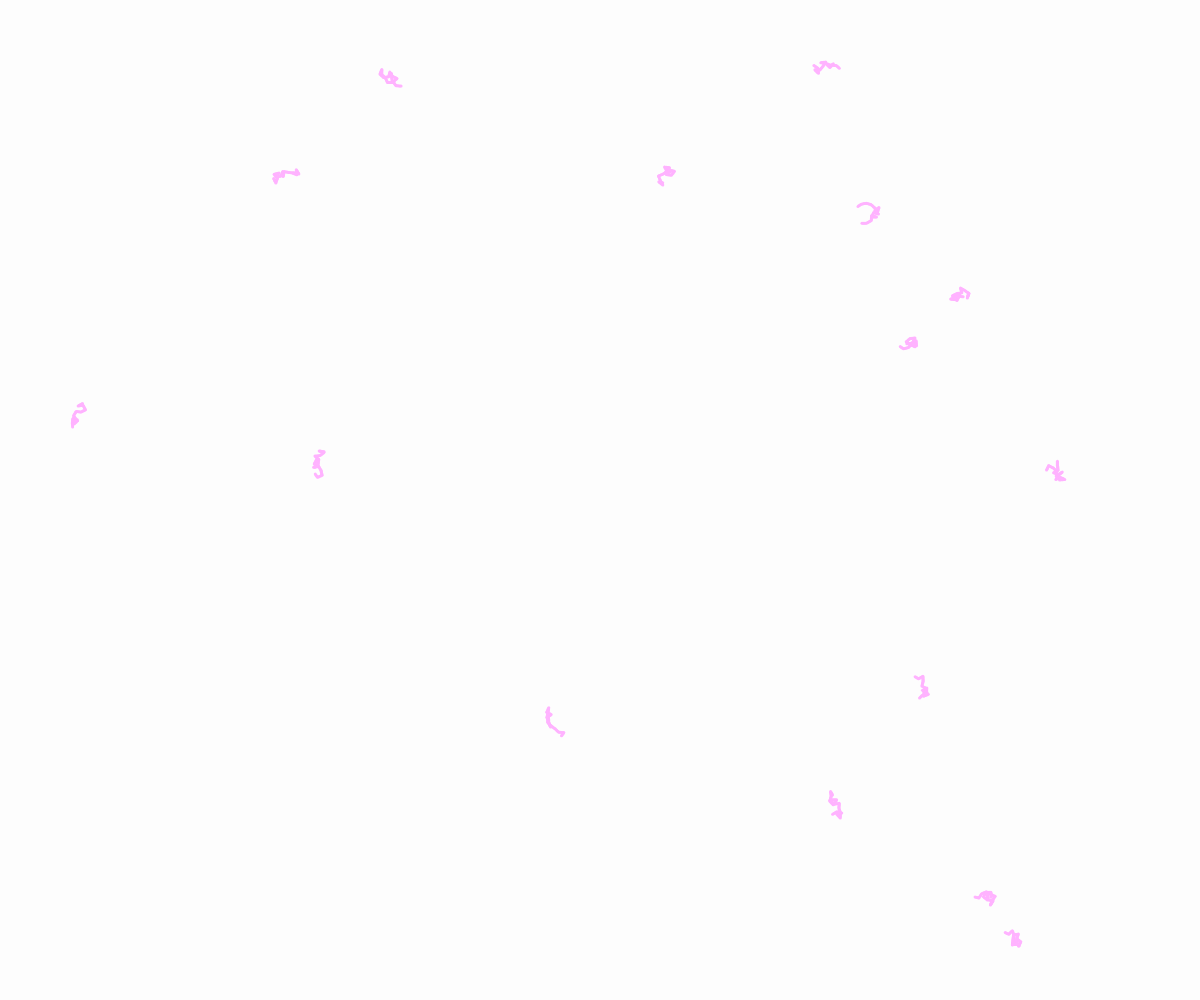
Frame 1 (no input)
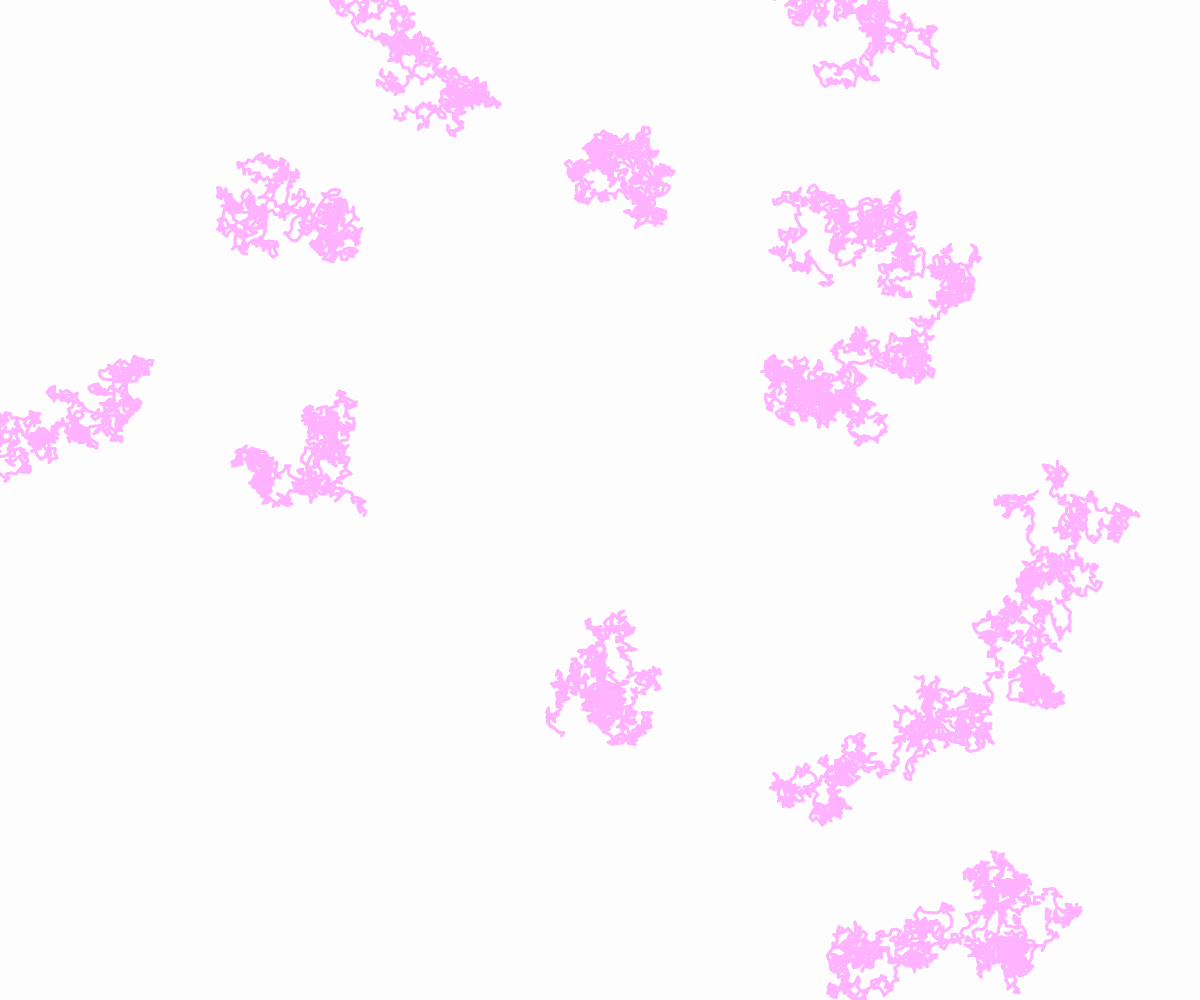
Frame 60 (no input)
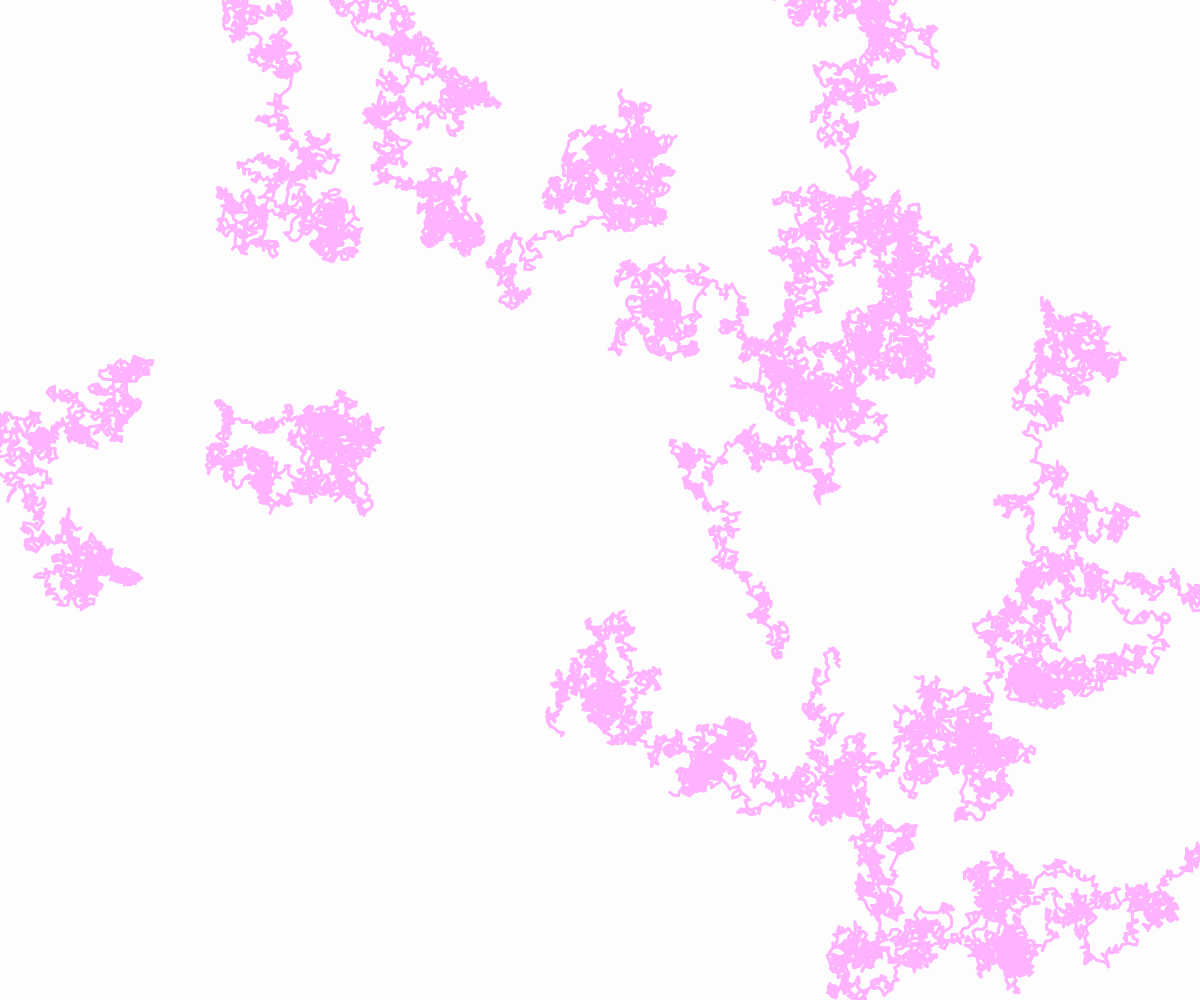
Frame 120 (the mouse pressed at the canvas centre since frame 60)

The p5.js sketch that drew these frames (run headless with seeded random() and noise() and a simulated clock; from frame 60 on, the mouse is pressed at the canvas centre):

// p5.js sketch
// ── sketch.js
var numParticles = 15; //Antal "tegninger"
var stepsIteration = 75; //Gentagelser (jo højere, jo flere, jo hurtigere)
var stepsToChange = 5;   // 1 < x < stepsIteration, afgør "længden" på krussedelle-stregerne

var pos = [];
var addVec;

function setup() {
  createCanvas(windowWidth, windowHeight); 
  background(225,20); 
  for(var i=0; i<numParticles; i++){
    pos[i] = createVector(random(width), random(height));
  }
} 

function draw() {
  noStroke();
  fill(255, 179, 255); 
  for(var i=0; i<numParticles; i++){
    for(var j=0; j<stepsIteration; j++){
      (j % stepsToChange == 0) ? addVec = p5.Vector.random2D(): null;
      pos[i].add(addVec);
      ellipse(pos[i].x, pos[i].y,3,3);
    }
  }
}
